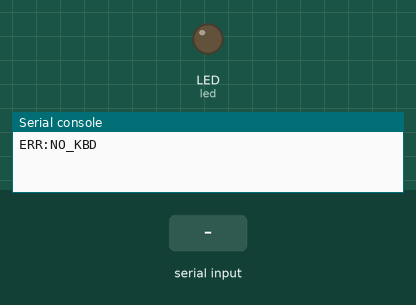
A program run on a simulated CircuitPython board. On the bench: output pins drawn as LEDs (lit = HIGH), the last lines printed to the serial console. Inputs (shaded band) come from the test bench.

Above: at 1.3 s.
1.4 s: "PING" typed at the serial console, then Enter
At 2.6 s:
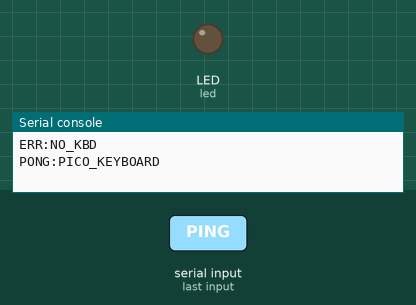
2.9 s: "P:" typed at the serial console, then Enter
At 3.3 s:
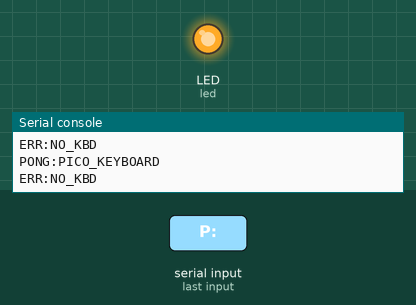
4.4 s: "R:" typed at the serial console, then Enter
At 5.6 s:
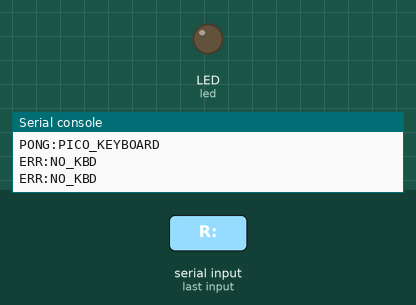
Timing chart, 0 to 7.4 s (numbered marks = the images above; inputs shaded):
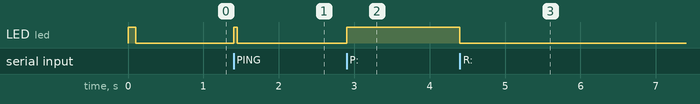

Measured:
- after the input at 1.4 s, LED (led): LOW → HIGH at once, → LOW 0.05 s later
- after the input at 2.9 s, LED (led): LOW → HIGH at once
- after the input at 4.4 s, LED (led): HIGH → LOW at once

The program:

code.py
```python
import board
import digitalio
import supervisor
import sys
import time
import usb_hid

# 1. 板载 LED 指示灯
try:
    led = digitalio.DigitalInOut(board.LED)
    led.direction = digitalio.Direction.OUTPUT
    led.value = True
    time.sleep(0.1)
    led.value = False
except Exception:
    led = None

# 2. 获取内置 USB HID 键盘设备 (Usage Page 1, Usage 6)
kbd = None
for d in usb_hid.devices:
    if d.usage_page == 0x01 and d.usage == 0x06:
        kbd = d
        break

# 标准 USB HID 键码表
HID_KEYCODES = {
    'A': 0x04, 'B': 0x05, 'C': 0x06, 'D': 0x07, 'E': 0x08, 'F': 0x09, 'G': 0x0A,
    'H': 0x0B, 'I': 0x0C, 'J': 0x0D, 'K': 0x0E, 'L': 0x0F, 'M': 0x10, 'N': 0x11,
    'O': 0x12, 'P': 0x13, 'Q': 0x14, 'R': 0x15, 'S': 0x16, 'T': 0x17, 'U': 0x18,
    'V': 0x19, 'W': 0x1A, 'X': 0x1B, 'Y': 0x1C, 'Z': 0x1D,
    '1': 0x1E, '2': 0x1F, '3': 0x20, '4': 0x21, '5': 0x22, '6': 0x23, '7': 0x24,
    '8': 0x25, '9': 0x26, '0': 0x27,
    'RETURN': 0x28, 'ENTER': 0x28, 'ESCAPE': 0x29, 'BACK': 0x2A, 'BACKSPACE': 0x2A,
    'TAB': 0x2B, 'SPACE': 0x2C,
    'MINUS': 0x2D, 'EQUALS': 0x2E, 'LBRACKET': 0x2F, 'RBRACKET': 0x30,
    'BACKSLASH': 0x31, 'SEMICOLON': 0x33, 'APOSTROPHE': 0x34, 'GRAVE': 0x35,
    'COMMA': 0x36, 'PERIOD': 0x37, 'SLASH': 0x38, 'CAPITAL': 0x39,
    'RIGHT': 0x4F, 'LEFT': 0x50, 'DOWN': 0x51, 'UP': 0x52,
    'INSERT': 0x49, 'HOME': 0x4A, 'PAGEUP': 0x4B, 'PRIOR': 0x4B,
    'DELETE': 0x4C, 'END': 0x4D, 'PAGEDOWN': 0x4E, 'NEXT': 0x4E,
    'F1': 0x3A, 'F2': 0x3B, 'F3': 0x3C, 'F4': 0x3D, 'F5': 0x3E, 'F6': 0x3F,
    'F7': 0x40, 'F8': 0x41, 'F9': 0x42, 'F10': 0x43, 'F11': 0x44, 'F12': 0x45,
}

MODIFIER_MASKS = {
    'LCTRL': 0x01, 'CTRL': 0x01, 'LCONTROL': 0x01,
    'LSHIFT': 0x02, 'SHIFT': 0x02,
    'LALT': 0x04, 'ALT': 0x04, 'LMENU': 0x04,
    'LGUI': 0x08, 'WIN': 0x08,
    'RCTRL': 0x10, 'RSHIFT': 0x20, 'RALT': 0x40, 'RGUI': 0x80
}

pressed_keys = set()
active_modifiers = 0
report = bytearray(8)

def send_report():
    if not kbd:
        print("ERR:NO_KBD")
        return
    report[0] = active_modifiers
    report[1] = 0x00
    keys = list(pressed_keys)[:6]
    for i in range(6):
        report[2 + i] = keys[i] if i < len(keys) else 0x00
    try:
        kbd.send_report(report)
    except Exception as e:
        print(f"ERR_SEND:{e}")

# 初始清空按键
send_report()

buf = ""
while True:
    avail = supervisor.runtime.serial_bytes_available
    if avail:
        data = sys.stdin.read(avail)
        buf += data
        while '\n' in buf or '\r' in buf:
            # 提取一行指令
            newline_idx = len(buf)
            for sep in ('\n', '\r'):
                idx = buf.find(sep)
                if idx != -1 and idx < newline_idx:
                    newline_idx = idx
            cmd = buf[:newline_idx].strip()
            buf = buf[newline_idx + 1:]
            if not cmd:
                continue

            # 心跳检测 / 设备识别
            if cmd == "PING":
                print("PONG:PICO_KEYBOARD")
                if led:
                    led.value = True
                    time.sleep(0.05)
                    led.value = False
                continue

            if cmd == "STATUS":
                devs = [f"{d.usage_page:#x}:{d.usage:#x}" for d in usb_hid.devices]
                print(f"DEVICES:{devs},KBD:{bool(kbd)}")
                continue

            # 按下指令 P:KEY
            if cmd.startswith("P:"):
                k = cmd[2:].upper()
                if k in MODIFIER_MASKS:
                    active_modifiers |= MODIFIER_MASKS[k]
                elif k in HID_KEYCODES:
                    pressed_keys.add(HID_KEYCODES[k])
                send_report()
                if led:
                    led.value = True

            # 释放指令 R:KEY
            elif cmd.startswith("R:"):
                k = cmd[2:].upper()
                if k in MODIFIER_MASKS:
                    active_modifiers &= ~MODIFIER_MASKS[k]
                elif k in HID_KEYCODES:
                    pressed_keys.discard(HID_KEYCODES[k])
                send_report()
                if led and not pressed_keys and not active_modifiers:
                    led.value = False

            # 全部释放指令 C:CLEAR
            elif cmd == "C:CLEAR":
                pressed_keys.clear()
                active_modifiers = 0
                send_report()
                if led:
                    led.value = False
    else:
        time.sleep(0.0005)
```
